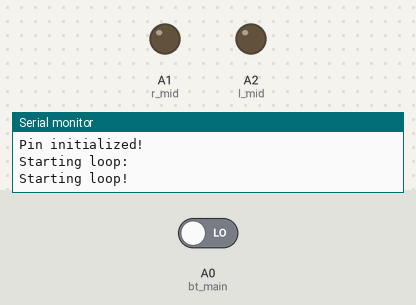
Simulated run of this sketch. Board: Arduino Uno, built with avr-gcc and run on an emulated ATmega328P. Shown: output pins drawn as LEDs (lit = HIGH), the last lines printed to the serial monitor. Dashed ring = blinking. The test bench sets the inputs (shaded band); at power-on: A0 (bt_main) LOW. No radio packets arrive unless stated.

Above: at 2.2 s.
2.3 s: A0 (bt_main) driven HIGH
At 3.5 s:
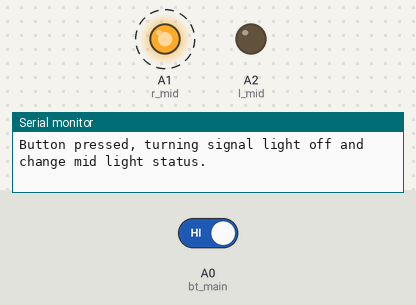
8.0 s: A0 (bt_main) driven LOW
At 8.0 s:
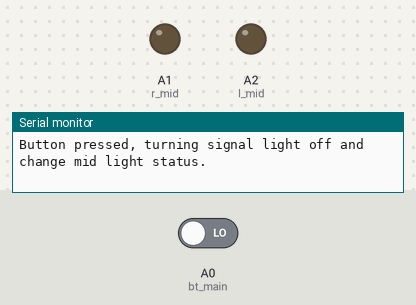
Timing chart, 0 to 11.0 s (numbered marks = the images above; inputs shaded):
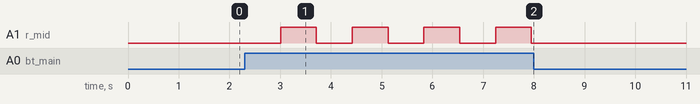

The sketch:

front_receive.ino
```cpp
#define CE 7  //radio CE pin
#define CSN 8 //radio CSN pin
#define r_mid  A1 //relay_middle
#define l_stats A3//led_stats (flash twice when ready, every radio receive flash once)
#define l_mid  A2//led_mid (indicate)
#define bt_main A0//main light

#include <SPI.h>
#include "RF24.h"

//radio211
RF24 rf24(CE, CSN);
const byte addr[] = "1Node";
const byte pipe = 1;  // 指定通道編號

bool b_mid = false; //bool for mid

/*
Define Radio.
g --> mid on
h --> mid off
*/
char on[32] = "g";
char off[32] = "h";


void setup() {
    //start Serial
    Serial.begin(9600);

    // initialize radio
    rf24.begin();
    rf24.setChannel(83);  // 設定頻道編號
    rf24.setPALevel(RF24_PA_MIN);
    rf24.setDataRate(RF24_1MBPS);
    rf24.openReadingPipe(pipe, addr);  // 開啟通道和位址
    rf24.startListening();  // 開始監聽無線廣播
    Serial.print("Radio initialized! Receiving!\n");
    Serial.print("CH83, 1MBPS, pipe1, addr=1Node\n");

    //pin initialize

    pinMode(r_mid, OUTPUT);
    //pinMode(l_stats, OUTPUT);
    pinMode(l_mid, OUTPUT);
    pinMode(bt_main, INPUT);
    Serial.println("Pin initialized!");
    Serial.println("Starting loop:");
    digitalWrite(l_stats, HIGH);
    delay(1000);
    digitalWrite(l_stats, LOW);
    Serial.println("Starting loop!");
}

void loop() {
  //Serial.println("looped");
  //write bool status to relays and indicate lights
  digitalWrite(r_mid, b_mid);

  //detect button status and react to it
  if(digitalRead(bt_main) == true){
    delay(200);
    if(digitalRead(bt_main) == true){
      b_mid = !b_mid;
      Serial.println("Button pressed, turning signal light off and change mid light status.");
      delay(500);
    }
  }

  //radio receive
  if (rf24.available(&pipe)){
    //Serial.println("entered");
    char msg[32] = "";
    //Serial.println("oneee");
    rf24.read(&msg, sizeof(msg));
    //Serial.println("twoooo");
    Serial.println(msg); // 顯示訊息內容

    //Serial.println("Starting if");
    if(strcmp(msg, on) == 0){
      digitalWrite(l_stats, HIGH);
      Serial.println("Mid on!");
      b_mid = true;
      delay(500);
      digitalWrite(l_stats, LOW);
    }
    else if(strcmp(msg, off) == 0){
      digitalWrite(l_stats, HIGH);
      Serial.println("Mid off!");
      b_mid = false;
      delay(500);
      digitalWrite(l_stats, LOW);
    }
    else{
      Serial.println("Ignore!");
      digitalWrite(l_stats, HIGH);
    }
  }
}
```

Measured:
- after the input at 2.3 s, A1 (r_mid): alternates HIGH for 0.71 s and LOW for 0.71 s, starting after 0.71 s
- after the input at 8.0 s, A1 (r_mid): stops changing and stays LOW
